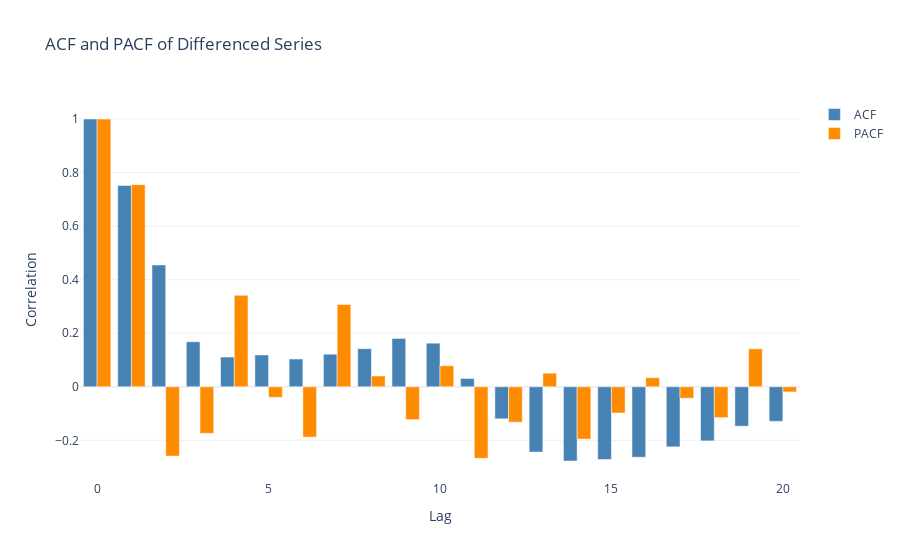
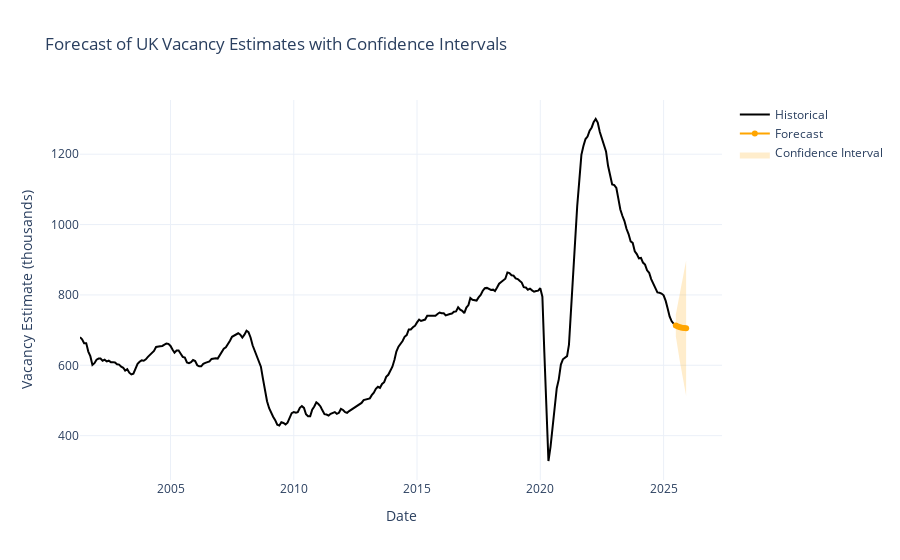

The notebook cell saved with these charts, in order:
### Code cell
# Run forecasts. 
forecast_df = forecast_vacancies(all_data, forecast_steps=6)

### Figure 1 — Plotly figure (JSON) as saved in the notebook; plotly's stock layout.template omitted (floating-point values rounded to 4 significant figures)
{"data": [{"marker": {"color": "steelblue"}, "name": "ACF", "type": "bar", "x": [0, 1, 2, 3, 4, 5, 6, 7, 8, 9, 10, 11, 12, 13, 14, 15, 16, 17, 18, 19, 20], "y": [1.0, 0.7521, 0.4549, 0.1681, 0.1109, 0.1187, 0.1038, 0.1216, 0.1422, 0.1804, 0.1627, 0.03091, -0.1198, -0.244, -0.2773, -0.272, -0.2633, -0.2246, -0.2022, -0.1472, -0.1293]}, {"marker": {"color": "darkorange"}, "name": "PACF", "type": "bar", "x": [0, 1, 2, 3, 4, 5, 6, 7, 8, 9, 10, 11, 12, 13, 14, 15, 16, 17, 18, 19, 20], "y": [1.0, 0.7547, -0.2591, -0.174, 0.3415, -0.03966, -0.1882, 0.307, 0.0402, -0.1228, 0.07848, -0.2675, -0.1324, 0.05085, -0.1956, -0.09803, 0.03367, -0.04298, -0.1154, 0.1417, -0.0194]}], "layout": {"barmode": "group", "title": {"text": "ACF and PACF of Differenced Series"}, "xaxis": {"title": {"text": "Lag"}}, "yaxis": {"title": {"text": "Correlation"}}}}

### Figure 2 — Plotly figure (JSON) as saved in the notebook; plotly's stock layout.template omitted (floating-point values rounded to 4 significant figures; data arrays with more than 128 entries replaced by an {"elided": "..."} marker saying what was removed)
{"data": [{"line": {"color": "black"}, "mode": "lines", "name": "Historical", "type": "scatter", "x": {"elided": "290 str values"}, "y": {"elided": "290 int values"}}, {"line": {"color": "orange"}, "mode": "lines+markers", "name": "Forecast", "type": "scatter", "x": ["2025-07-01T00:00:00.000000000", "2025-08-01T00:00:00.000000000", "2025-09-01T00:00:00.000000000", "2025-10-01T00:00:00.000000000", "2025-11-01T00:00:00.000000000", "2025-12-01T00:00:00.000000000"], "y": [713.4, 710.4, 708.3, 706.9, 706.0, 705.4]}, {"fill": "toself", "fillcolor": "rgba(255,165,0,0.2)", "hoverinfo": "skip", "line": {"color": "rgba(255,165,0,0)"}, "name": "Confidence Interval", "showlegend": true, "type": "scatter", "x": ["2025-07-01T00:00:00", "2025-08-01T00:00:00", "2025-09-01T00:00:00", "2025-10-01T00:00:00", "2025-11-01T00:00:00", "2025-12-01T00:00:00", "2025-12-01T00:00:00", "2025-11-01T00:00:00", "2025-10-01T00:00:00", "2025-09-01T00:00:00", "2025-08-01T00:00:00", "2025-07-01T00:00:00"], "y": [744.2, 775.5, 808.0, 839.6, 869.6, 897.7, 513.0, 542.4, 574.3, 608.6, 645.2, 682.7]}], "layout": {"title": {"text": "Forecast of UK Vacancy Estimates with Confidence Intervals"}, "xaxis": {"title": {"text": "Date"}}, "yaxis": {"title": {"text": "Vacancy Estimate (thousands)"}}}}
